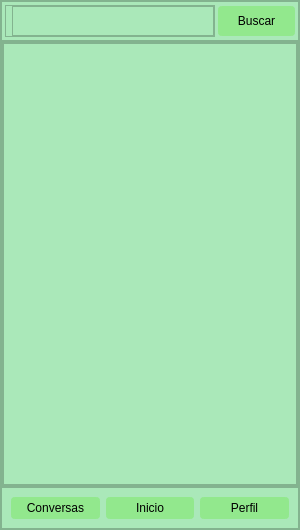
<?xml version="1.0" encoding="UTF-8"?>
<ui version="4.0">
 <class>MainWindow</class>
 <widget class="QMainWindow" name="MainWindow">
  <property name="geometry">
   <rect>
    <x>0</x>
    <y>0</y>
    <width>300</width>
    <height>530</height>
   </rect>
  </property>
  <property name="minimumSize">
   <size>
    <width>300</width>
    <height>530</height>
   </size>
  </property>
  <property name="maximumSize">
   <size>
    <width>300</width>
    <height>16777215</height>
   </size>
  </property>
  <property name="windowTitle">
   <string>MainWindow</string>
  </property>
  <widget class="QWidget" name="centralwidget">
   <property name="maximumSize">
    <size>
     <width>300</width>
     <height>16777215</height>
    </size>
   </property>
   <layout class="QVBoxLayout" name="verticalLayout">
    <property name="spacing">
     <number>0</number>
    </property>
    <property name="leftMargin">
     <number>0</number>
    </property>
    <property name="topMargin">
     <number>0</number>
    </property>
    <property name="rightMargin">
     <number>0</number>
    </property>
    <property name="bottomMargin">
     <number>0</number>
    </property>
    <item>
     <widget class="QFrame" name="tela_perfil">
      <property name="styleSheet">
       <string notr="true">background-color: rgb(170, 232, 185);
</string>
      </property>
      <property name="frameShape">
       <enum>QFrame::StyledPanel</enum>
      </property>
      <property name="frameShadow">
       <enum>QFrame::Raised</enum>
      </property>
      <layout class="QVBoxLayout" name="verticalLayout_2">
       <property name="spacing">
        <number>0</number>
       </property>
       <property name="leftMargin">
        <number>0</number>
       </property>
       <property name="topMargin">
        <number>0</number>
       </property>
       <property name="rightMargin">
        <number>0</number>
       </property>
       <property name="bottomMargin">
        <number>0</number>
       </property>
       <item>
        <widget class="QFrame" name="frame_cima">
         <property name="maximumSize">
          <size>
           <width>16777215</width>
           <height>40</height>
          </size>
         </property>
         <property name="frameShape">
          <enum>QFrame::StyledPanel</enum>
         </property>
         <property name="frameShadow">
          <enum>QFrame::Raised</enum>
         </property>
         <layout class="QHBoxLayout" name="horizontalLayout_2">
          <property name="spacing">
           <number>3</number>
          </property>
          <property name="leftMargin">
           <number>3</number>
          </property>
          <property name="topMargin">
           <number>3</number>
          </property>
          <property name="rightMargin">
           <number>3</number>
          </property>
          <property name="bottomMargin">
           <number>3</number>
          </property>
          <item>
           <widget class="QFrame" name="frame_busca">
            <property name="maximumSize">
             <size>
              <width>210</width>
              <height>16777215</height>
             </size>
            </property>
            <property name="frameShape">
             <enum>QFrame::StyledPanel</enum>
            </property>
            <property name="frameShadow">
             <enum>QFrame::Raised</enum>
            </property>
            <layout class="QVBoxLayout" name="verticalLayout_3">
             <property name="spacing">
              <number>0</number>
             </property>
             <property name="leftMargin">
              <number>6</number>
             </property>
             <property name="topMargin">
              <number>0</number>
             </property>
             <property name="rightMargin">
              <number>0</number>
             </property>
             <property name="bottomMargin">
              <number>0</number>
             </property>
             <item>
              <widget class="QTextEdit" name="caixa_busca"/>
             </item>
            </layout>
           </widget>
          </item>
          <item>
           <widget class="QPushButton" name="botao_buscar">
            <property name="minimumSize">
             <size>
              <width>0</width>
              <height>30</height>
             </size>
            </property>
            <property name="styleSheet">
             <string notr="true">QPushButton {
	border: 3px solid rgb(146, 232, 141);
	border-radius: 4px;
	padding: 1px;
	background-color:  rgb(146, 232, 141);
	color: rgb(0,0,0);
	
	font: 87 11pt &quot;Arial Black&quot;;
}
QPushButton:hover {
	background-color:  rgb(95, 232, 71);
	
}
QPushButton:pressed {
	background-color: rgb(0, 255, 0);
}
</string>
            </property>
            <property name="text">
             <string>Buscar</string>
            </property>
           </widget>
          </item>
         </layout>
        </widget>
       </item>
       <item>
        <widget class="QFrame" name="tela_perfil_meio">
         <property name="minimumSize">
          <size>
           <width>0</width>
           <height>300</height>
          </size>
         </property>
         <property name="frameShape">
          <enum>QFrame::StyledPanel</enum>
         </property>
         <property name="frameShadow">
          <enum>QFrame::Raised</enum>
         </property>
         <layout class="QGridLayout" name="gridLayout">
          <property name="leftMargin">
           <number>0</number>
          </property>
          <property name="topMargin">
           <number>0</number>
          </property>
          <property name="rightMargin">
           <number>0</number>
          </property>
          <property name="bottomMargin">
           <number>0</number>
          </property>
          <property name="spacing">
           <number>0</number>
          </property>
          <item row="0" column="0">
           <widget class="QFrame" name="frame_m">
            <property name="frameShape">
             <enum>QFrame::StyledPanel</enum>
            </property>
            <property name="frameShadow">
             <enum>QFrame::Raised</enum>
            </property>
            <layout class="QVBoxLayout" name="verticalLayout_4">
             <property name="spacing">
              <number>0</number>
             </property>
             <property name="leftMargin">
              <number>0</number>
             </property>
             <property name="topMargin">
              <number>0</number>
             </property>
             <property name="rightMargin">
              <number>0</number>
             </property>
             <property name="bottomMargin">
              <number>0</number>
             </property>
             <item>
              <widget class="QTextBrowser" name="area_contatos"/>
             </item>
            </layout>
           </widget>
          </item>
         </layout>
        </widget>
       </item>
       <item>
        <widget class="QFrame" name="tela_perfil_baixo">
         <property name="maximumSize">
          <size>
           <width>16777215</width>
           <height>50</height>
          </size>
         </property>
         <property name="frameShape">
          <enum>QFrame::StyledPanel</enum>
         </property>
         <property name="frameShadow">
          <enum>QFrame::Raised</enum>
         </property>
         <layout class="QHBoxLayout" name="horizontalLayout">
          <item>
           <widget class="QPushButton" name="botao_conversas">
            <property name="maximumSize">
             <size>
              <width>150</width>
              <height>16777215</height>
             </size>
            </property>
            <property name="styleSheet">
             <string notr="true">QPushButton {
	border: 3px solid rgb(146, 232, 141);
	border-radius: 4px;
	padding: 1px;
	background-color:  rgb(146, 232, 141);
	color: rgb(0,0,0);
	
	font: 87 11pt &quot;Arial Black&quot;;
}
QPushButton:hover {
	background-color:  rgb(95, 232, 71);
	
}
QPushButton:pressed {
	background-color: rgb(12, 255, 0);
}
</string>
            </property>
            <property name="text">
             <string>Conversas</string>
            </property>
           </widget>
          </item>
          <item>
           <widget class="QPushButton" name="botao_inicio">
            <property name="maximumSize">
             <size>
              <width>150</width>
              <height>16777215</height>
             </size>
            </property>
            <property name="styleSheet">
             <string notr="true">QPushButton {
	border: 3px solid rgb(146, 232, 141);
	border-radius: 4px;
	padding: 1px;
	background-color:  rgb(146, 232, 141);
	color: rgb(0,0,0);
	
	font: 87 11pt &quot;Arial Black&quot;;
}
QPushButton:hover {
	background-color:  rgb(95, 232, 71);
	
}
QPushButton:pressed {
	background-color: rgb(12, 255, 0);
}
</string>
            </property>
            <property name="text">
             <string>Inicio</string>
            </property>
           </widget>
          </item>
          <item>
           <widget class="QPushButton" name="botao_sair">
            <property name="maximumSize">
             <size>
              <width>150</width>
              <height>16777215</height>
             </size>
            </property>
            <property name="styleSheet">
             <string notr="true">QPushButton {
	border: 3px solid rgb(146, 232, 141);
	border-radius: 4px;
	padding: 1px;
	background-color:  rgb(146, 232, 141);
	color: rgb(0,0,0);
	
	font: 87 11pt &quot;Arial Black&quot;;
}
QPushButton:hover {
	background-color:  rgb(95, 232, 71);
	
}
QPushButton:pressed {
	background-color: rgb(12, 255, 0);
}
</string>
            </property>
            <property name="text">
             <string>Perfil</string>
            </property>
           </widget>
          </item>
         </layout>
        </widget>
       </item>
      </layout>
     </widget>
    </item>
   </layout>
  </widget>
 </widget>
 <resources>
  <include location="icones.qrc"/>
 </resources>
 <connections/>
</ui>
